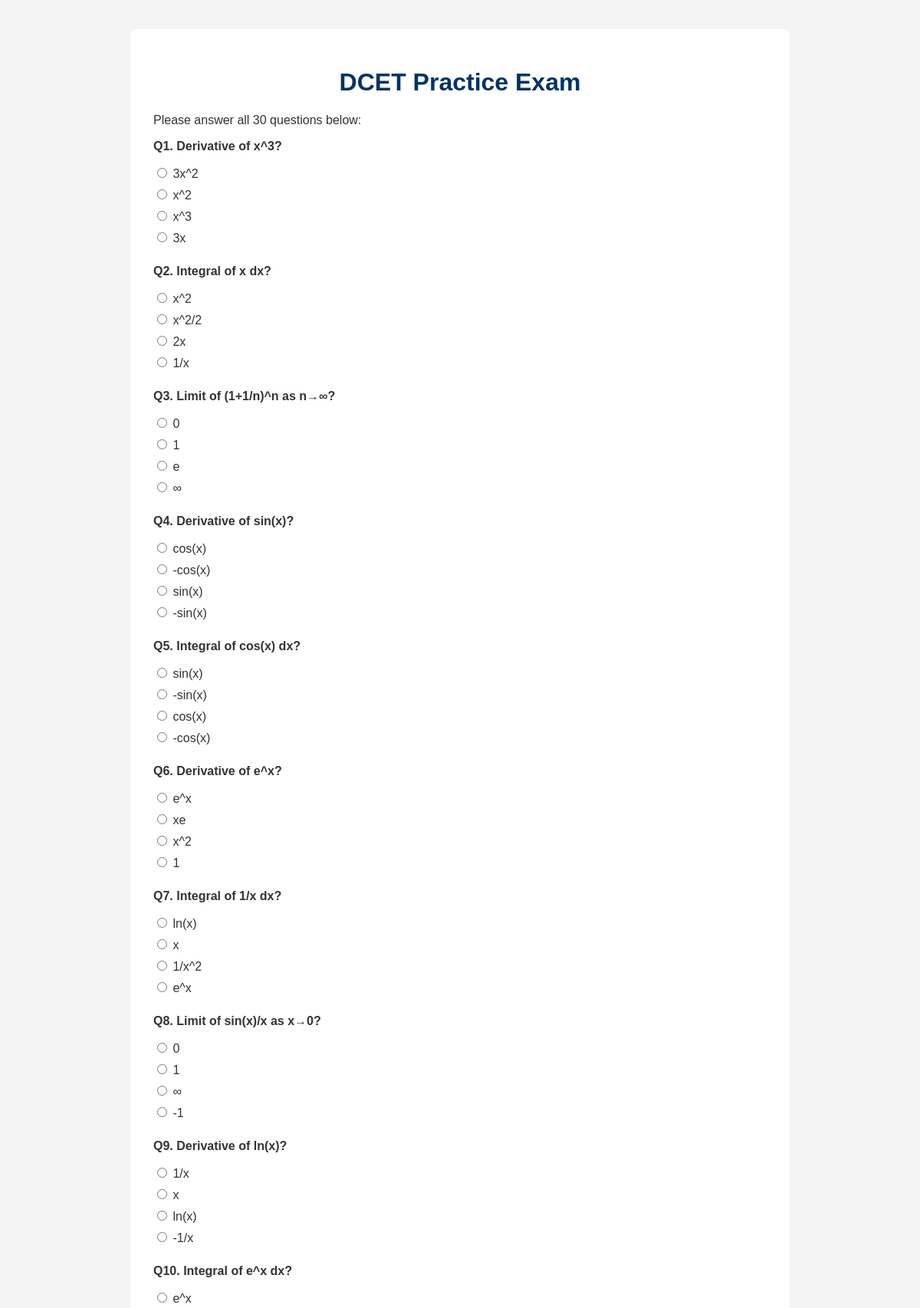
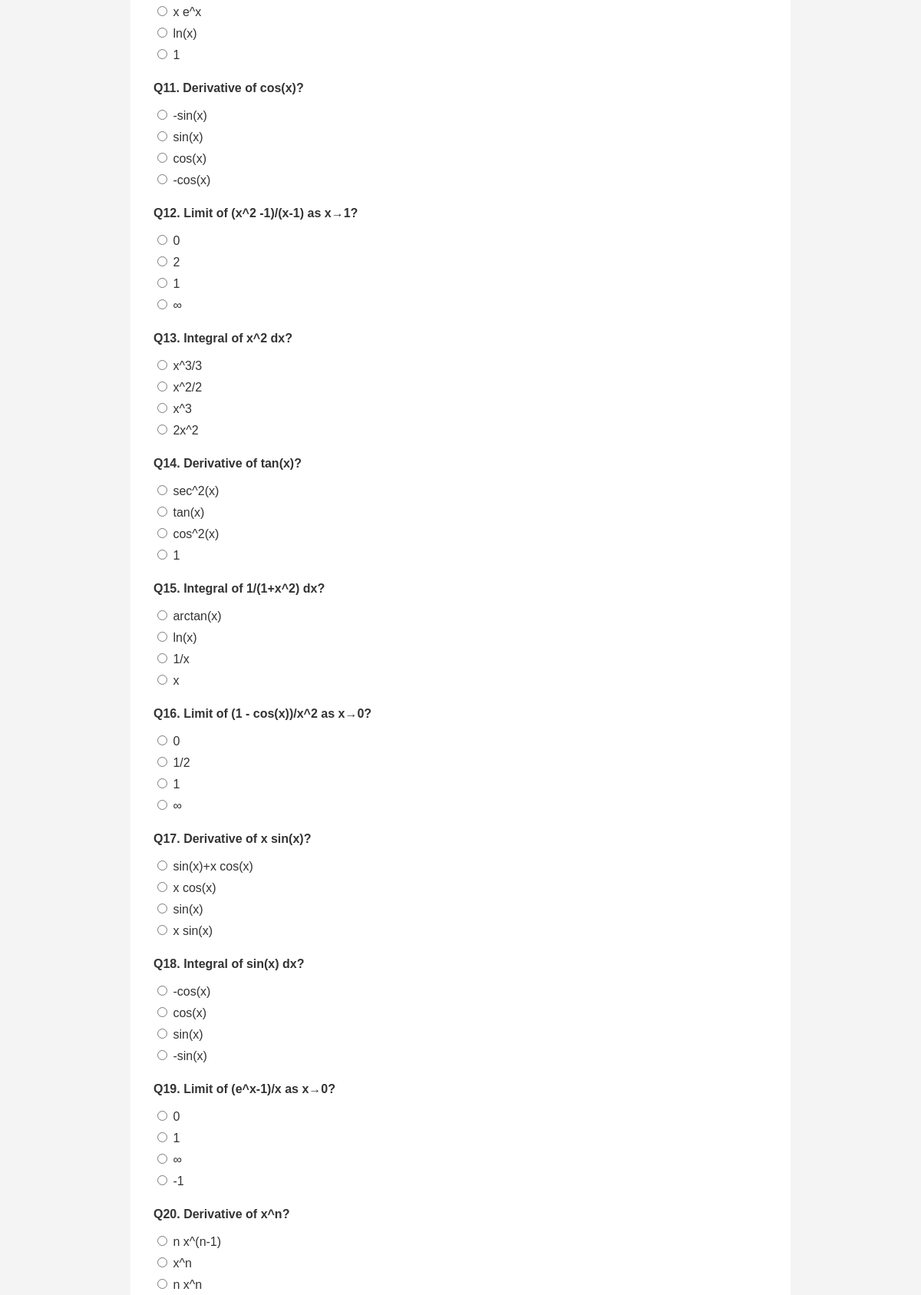
Screenshot of /student/test/engineering_mathematics (signed in, upper part) with the database file from the repository (2 pictures, top to bottom).
### models.py (models this page shows)
class MCQ(db.Model):
    __tablename__ = 'mcq'
    id = db.Column(db.Integer, primary_key=True)
    subject = db.Column(db.String(50))
    question = db.Column(db.String(500))
    option1 = db.Column(db.String(200))
    option2 = db.Column(db.String(200))
    option3 = db.Column(db.String(200))
    option4 = db.Column(db.String(200))
    correct_answer = db.Column(db.String(200))

### routes/student_routes.py (the view, shortened to what this page needs)
@student.route('/student/test/<subject_slug>', methods=['GET', 'POST'])
def student_test(subject_slug):
    subject = subject_slug
    questions = MCQ.query.filter_by(subject=subject).limit(30).all()
    print("Subject:", subject)
    print("Count:", MCQ.query.filter_by(subject=subject).count())
    return render_template('test.html', questions=questions, subject=subject)

### app.py (called while the page is built)
@app.after_request
def add_header(response):
    response.headers["Cache-Control"] = "no-cache, no-store, must-revalidate"
    response.headers["Pragma"] = "no-cache"
    response.headers["Expires"] = "0"
    return response

### templates/test.html (shortened to what this page needs)
﻿<!DOCTYPE html>
<html lang="en">
<head>
</head>
<body>
    <div class="container">
        <h1>DCET Practice Exam</h1>
        <p>Please answer all {{ questions|length }} questions below:</p>
        <form method="POST">
            {% for q in questions %}
            <div class="question">
                <p>Q{{ loop.index }}. {{ q.question }}</p>
                <label>
                    <input type="radio" name="{{ q.id }}" value="1" required>
                    {{ q.option1 }}
                </label>
                <label>
                    <input type="radio" name="{{ q.id }}" value="2">
                    {{ q.option2 }}
                </label>
                <label>
                    <input type="radio" name="{{ q.id }}" value="3">
                    {{ q.option3 }}
                </label>
                <label>
                    <input type="radio" name="{{ q.id }}" value="4">
                    {{ q.option4 }}
                </label>
            </div>
            {% endfor %}
        </form>
    </div>
</body>
</html>

### templates/test.html (style rules this page uses)
body { font-family: Arial, sans-serif; background: #f4f4f4; color: #333; margin: 0; padding: 20px; }
.container { max-width: 800px; margin: 0 auto; background: #fff; padding: 30px; border-radius: 8px; }
h1 { text-align: center; color: #003366; }
.question { margin-bottom: 25px; }
.question p { font-weight: bold; }
label { display: block; margin: 8px 0; cursor: pointer; }

### rows the page displays
MCQ: question "Derivative of x^3?", option1 "3x^2", option2 "x^2", option3 "x^3", option4 "3x"
MCQ: question "Integral of x dx?", option1 "x^2", option2 "x^2/2", option3 "2x", option4 "1/x"
MCQ: question "Limit of (1+1/n)^n as n→∞?", option1 "0", option2 "1", option3 "e", option4 "∞"
MCQ: question "Derivative of sin(x)?", option1 "cos(x)", option2 "-cos(x)", option3 "sin(x)", option4 "-sin(x)"
MCQ: question "Integral of cos(x) dx?", option1 "sin(x)", option2 "-sin(x)", option3 "cos(x)", option4 "-cos(x)"
MCQ: question "Derivative of e^x?", option1 "e^x", option2 "xe", option3 "x^2", option4 "1"
MCQ: question "Integral of 1/x dx?", option1 "ln(x)", option2 "x", option3 "1/x^2", option4 "e^x"
MCQ: question "Limit of sin(x)/x as x→0?", option1 "0", option2 "1", option3 "∞", option4 "-1"
MCQ: question "Derivative of ln(x)?", option1 "1/x", option2 "x", option3 "ln(x)", option4 "-1/x"
MCQ: question "Integral of e^x dx?", option1 "e^x", option2 "x e^x", option3 "ln(x)", option4 "1"
MCQ: question "Derivative of cos(x)?", option1 "-sin(x)", option2 "sin(x)", option3 "cos(x)", option4 "-cos(x)"
MCQ: question "Limit of (x^2 -1)/(x-1) as x→1?", option1 "0", option2 "2", option3 "1", option4 "∞"
MCQ: question "Integral of x^2 dx?", option1 "x^3/3", option2 "x^2/2", option3 "x^3", option4 "2x^2"
MCQ: question "Derivative of tan(x)?", option1 "sec^2(x)", option2 "tan(x)", option3 "cos^2(x)", option4 "1"
MCQ: question "Integral of 1/(1+x^2) dx?", option1 "arctan(x)", option2 "ln(x)", option3 "1/x", option4 "x"
MCQ: question "Limit of (1 - cos(x))/x^2 as x→0?", option1 "0", option2 "1/2", option3 "1", option4 "∞"
MCQ: question "Derivative of x sin(x)?", option1 "sin(x)+x cos(x)", option2 "x cos(x)", option3 "sin(x)", option4 "x sin(x)"
MCQ: question "Integral of sin(x) dx?", option1 "-cos(x)", option2 "cos(x)", option3 "sin(x)", option4 "-sin(x)"
MCQ: question "Limit of (e^x-1)/x as x→0?", option1 "0", option2 "1", option3 "∞", option4 "-1"
MCQ: question "Derivative of x^n?", option1 "n x^(n-1)", option2 "x^n", option3 "n x^n"

### other values shown
{{ questions|length }} "30"
